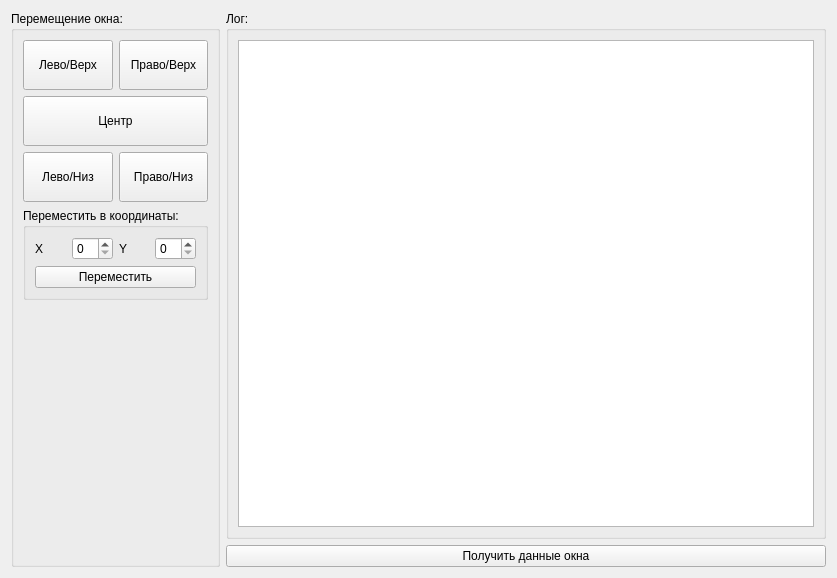
<?xml version="1.0" encoding="UTF-8"?>
<ui version="4.0">
 <class>Form</class>
 <widget class="QWidget" name="Form">
  <property name="geometry">
   <rect>
    <x>0</x>
    <y>0</y>
    <width>837</width>
    <height>578</height>
   </rect>
  </property>
  <property name="minimumSize">
   <size>
    <width>700</width>
    <height>450</height>
   </size>
  </property>
  <property name="windowTitle">
   <string>Form</string>
  </property>
  <layout class="QHBoxLayout" name="horizontalLayout">
   <item>
    <widget class="QGroupBox" name="groupBox_2">
     <property name="title">
      <string>Перемещение окна:</string>
     </property>
     <layout class="QVBoxLayout" name="verticalLayout_3">
      <item>
       <layout class="QHBoxLayout" name="horizontalLayout_6">
        <item>
         <widget class="QPushButton" name="LeftUp">
          <property name="minimumSize">
           <size>
            <width>0</width>
            <height>50</height>
           </size>
          </property>
          <property name="text">
           <string>Лево/Верх</string>
          </property>
         </widget>
        </item>
        <item>
         <widget class="QPushButton" name="RightUp">
          <property name="minimumSize">
           <size>
            <width>0</width>
            <height>50</height>
           </size>
          </property>
          <property name="text">
           <string>Право/Верх</string>
          </property>
         </widget>
        </item>
       </layout>
      </item>
      <item>
       <widget class="QPushButton" name="pushButtonCenter">
        <property name="minimumSize">
         <size>
          <width>0</width>
          <height>50</height>
         </size>
        </property>
        <property name="text">
         <string>Центр</string>
        </property>
       </widget>
      </item>
      <item>
       <layout class="QHBoxLayout" name="horizontalLayout_5">
        <item>
         <widget class="QPushButton" name="LeftDown">
          <property name="minimumSize">
           <size>
            <width>0</width>
            <height>50</height>
           </size>
          </property>
          <property name="text">
           <string>Лево/Низ</string>
          </property>
         </widget>
        </item>
        <item>
         <widget class="QPushButton" name="RightDown">
          <property name="minimumSize">
           <size>
            <width>0</width>
            <height>50</height>
           </size>
          </property>
          <property name="text">
           <string>Право/Низ</string>
          </property>
         </widget>
        </item>
       </layout>
      </item>
      <item>
       <widget class="QGroupBox" name="groupBox_3">
        <property name="title">
         <string>Переместить в координаты:</string>
        </property>
        <layout class="QVBoxLayout" name="verticalLayout_2">
         <item>
          <layout class="QHBoxLayout" name="horizontalLayout_3">
           <item>
            <widget class="QLabel" name="labelX">
             <property name="text">
              <string>X</string>
             </property>
            </widget>
           </item>
           <item>
            <widget class="QSpinBox" name="spinBoxX"/>
           </item>
           <item>
            <widget class="QLabel" name="labelY">
             <property name="text">
              <string>Y</string>
             </property>
            </widget>
           </item>
           <item>
            <widget class="QSpinBox" name="spinBoxY"/>
           </item>
          </layout>
         </item>
         <item>
          <widget class="QPushButton" name="Move">
           <property name="text">
            <string>Переместить</string>
           </property>
          </widget>
         </item>
        </layout>
       </widget>
      </item>
      <item>
       <spacer name="verticalSpacer">
        <property name="orientation">
         <enum>Qt::Orientation::Vertical</enum>
        </property>
        <property name="sizeHint" stdset="0">
         <size>
          <width>20</width>
          <height>40</height>
         </size>
        </property>
       </spacer>
      </item>
     </layout>
    </widget>
   </item>
   <item>
    <layout class="QVBoxLayout" name="verticalLayout">
     <item>
      <widget class="QGroupBox" name="groupBox">
       <property name="title">
        <string>Лог:</string>
       </property>
       <layout class="QHBoxLayout" name="horizontalLayout_2">
        <item>
         <widget class="QPlainTextEdit" name="TextUp">
          <property name="minimumSize">
           <size>
            <width>200</width>
            <height>0</height>
           </size>
          </property>
         </widget>
        </item>
       </layout>
      </widget>
     </item>
     <item>
      <widget class="QPushButton" name="GetdatafromWindow">
       <property name="text">
        <string>Получить данные окна</string>
       </property>
      </widget>
     </item>
    </layout>
   </item>
  </layout>
 </widget>
 <resources/>
 <connections/>
</ui>
